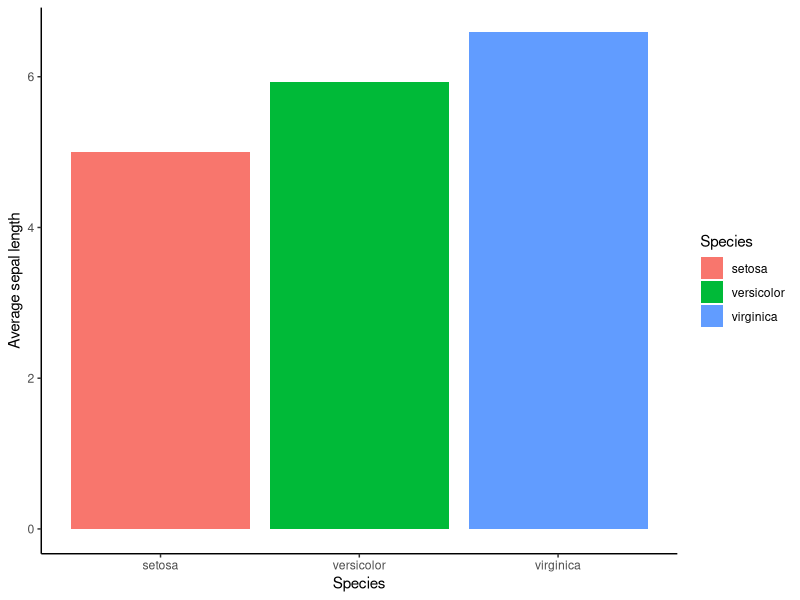

Source code (R):
## ---- chunk 1
knitr::opts_chunk$set(echo = TRUE)
## ---- chunk 2
library(tidyverse)
library(ggthemes)
library(ggplot2)
## ---- chunk 3
glimpse(iris)
dIris <- select(iris, "Species","Sepal.Length")# isolating Species and sepal length from the iris data set
df_iris <- dIris %>% # creating a dataframe with species name and avg sepal length for each 
  group_by(Species) %>%
  summarize(Avg.Sepal.Length=mean(Sepal.Length))
print(df_iris)

# creating ggplot
p_iris <- ggplot(data=df_iris, aes(x=Species, y=Avg.Sepal.Length, fill=Species)) + 
  geom_bar(stat="identity", position = "dodge") +
  ylab ("Average sepal length") +
  xlab ("Species") + 
  theme_classic()
p_iris

# running ANOVA
pIris_anova <- aov(Sepal.Length~Species, data=dIris)
summary(pIris_anova)
